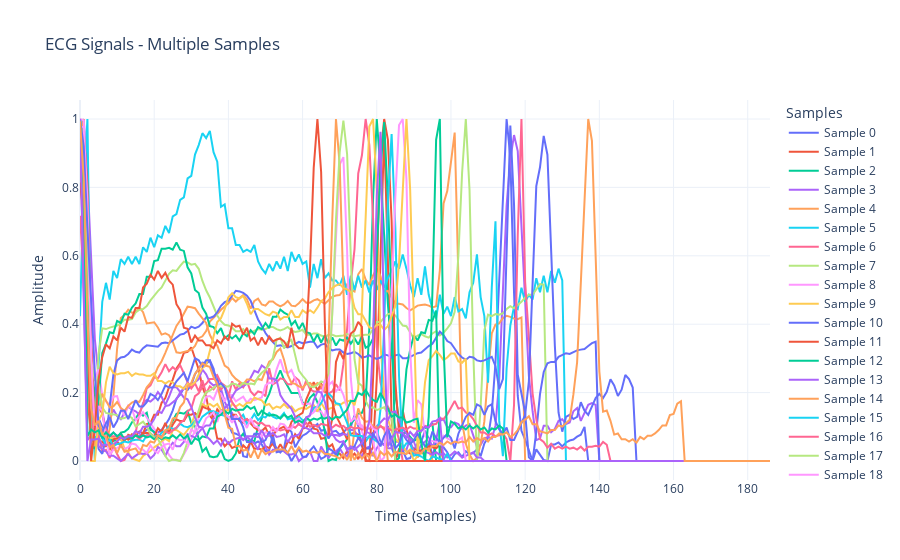

The notebook cell saved with this chart:
### Code cell
import pandas as pd
import plotly.graph_objs as go

# Assuming train_df is your DataFrame and it has already been defined
# Create a Plotly figure
fig = go.Figure()

# Loop through the first 10 samples
for i in range(25):  # Change the range to visualize more signals
    ecg_signal = train_df.drop('label', axis=1).iloc[i]
    fig.add_trace(go.Scatter(y=ecg_signal, mode='lines', name=f'Sample {i}'))

# Update layout
fig.update_layout(
    title='ECG Signals - Multiple Samples',
    xaxis_title='Time (samples)',
    yaxis_title='Amplitude',
    legend_title='Samples',
    template='plotly_white'
)

# Show the interactive plot
fig.show()

### Figure 1 — Plotly figure (JSON) as saved in the notebook; plotly's stock layout.template omitted (floating-point values rounded to 4 significant figures; data arrays with more than 128 entries replaced by an {"elided": "..."} marker saying what was removed)
{"data": [{"mode": "lines", "name": "Sample 0", "type": "scatter", "y": {"elided": "187 float values"}}, {"mode": "lines", "name": "Sample 1", "type": "scatter", "y": {"elided": "187 float values"}}, {"mode": "lines", "name": "Sample 2", "type": "scatter", "y": {"elided": "187 float values"}}, {"mode": "lines", "name": "Sample 3", "type": "scatter", "y": {"elided": "187 float values"}}, {"mode": "lines", "name": "Sample 4", "type": "scatter", "y": {"elided": "187 float values"}}, {"mode": "lines", "name": "Sample 5", "type": "scatter", "y": {"elided": "187 float values"}}, {"mode": "lines", "name": "Sample 6", "type": "scatter", "y": {"elided": "187 float values"}}, {"mode": "lines", "name": "Sample 7", "type": "scatter", "y": {"elided": "187 float values"}}, {"mode": "lines", "name": "Sample 8", "type": "scatter", "y": {"elided": "187 float values"}}, {"mode": "lines", "name": "Sample 9", "type": "scatter", "y": {"elided": "187 float values"}}, {"mode": "lines", "name": "Sample 10", "type": "scatter", "y": {"elided": "187 float values"}}, {"mode": "lines", "name": "Sample 11", "type": "scatter", "y": {"elided": "187 float values"}}, {"mode": "lines", "name": "Sample 12", "type": "scatter", "y": {"elided": "187 float values"}}, {"mode": "lines", "name": "Sample 13", "type": "scatter", "y": {"elided": "187 float values"}}, {"mode": "lines", "name": "Sample 14", "type": "scatter", "y": {"elided": "187 float values"}}, {"mode": "lines", "name": "Sample 15", "type": "scatter", "y": {"elided": "187 float values"}}, {"mode": "lines", "name": "Sample 16", "type": "scatter", "y": {"elided": "187 float values"}}, {"mode": "lines", "name": "Sample 17", "type": "scatter", "y": {"elided": "187 float values"}}, {"mode": "lines", "name": "Sample 18", "type": "scatter", "y": {"elided": "187 float values"}}, {"mode": "lines", "name": "Sample 19", "type": "scatter", "y": {"elided": "187 float values"}}, {"mode": "lines", "name": "Sample 20", "type": "scatter", "y": {"elided": "187 float values"}}, {"mode": "lines", "name": "Sample 21", "type": "scatter", "y": {"elided": "187 float values"}}, {"mode": "lines", "name": "Sample 22", "type": "scatter", "y": {"elided": "187 float values"}}, {"mode": "lines", "name": "Sample 23", "type": "scatter", "y": {"elided": "187 float values"}}, {"mode": "lines", "name": "Sample 24", "type": "scatter", "y": {"elided": "187 float values"}}], "layout": {"legend": {"title": {"text": "Samples"}}, "title": {"text": "ECG Signals - Multiple Samples"}, "xaxis": {"title": {"text": "Time (samples)"}}, "yaxis": {"title": {"text": "Amplitude"}}}}
